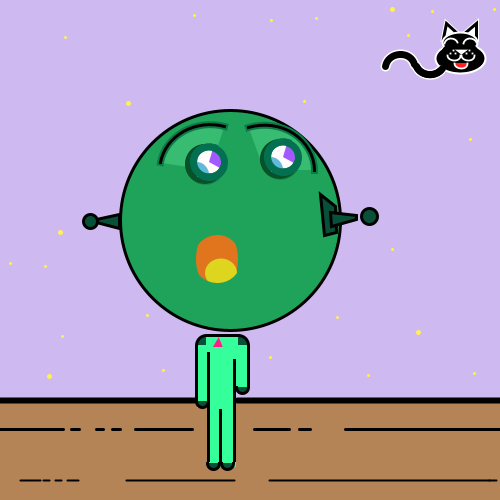
Frame 1 (no input)
Frame 60 (the mouse pressed at the canvas centre just before this capture): identical to frame 1, image omitted
Frame 120 (the mouse held since frame 60 and released just before this capture): identical to frame 1, image omitted

The Processing sketch that drew this single still picture (run headless with seeded random() and noise(); from frame 60 on, the mouse is pressed at the canvas centre):

// Processing sketch: processing_116689
// ── processing_116689.pde

void setup(){
  size(500,500);
  background(256,256,256);
  smooth();
  
}

void draw(){
  
  //PUNTERO
  
println(" X " + mouseX +" Y " + mouseY);

  //FONDO
  //SUELO
  noStroke();
  fill(#B48356);
  rect(0,400,500,500);
  //cielo
  noStroke();
  fill(#CEBAF0);
  rect(0,0,500,400);
  noFill();
  //estrellas
  stroke(#FFF150);
  strokeWeight(3);
  point(62,336);
  point(147,315);
  point(45,266);
  point(65,37);
  point(271,20);
  point(304,101);
  point(316,18);
  point(194,15);
  point(408,35);
  point(494,9);
  point(432,11);
  point(470,139);
  point(337,317);
  point(270,357);
  point(368,375);
  point(474,373);
  point(392,249);  
  point(163,370);
  point(10,263);
  //estrellas grandes
  strokeWeight(5);
  point(128,103);
  point(60,232);
  point(49,376);
  point(392,9);
  point(418,332);
  
  //suelo
  strokeWeight(8);
  stroke(0);
  strokeWeight(6);
  
  line(0,400,194,400);
  line(237,400,500,400);
  strokeWeight(3);
  line(0,429,63,429);
  line(135,429,192,429);
  line(71,429,79,429);
  line(96,429,103,429);
  line(112,429,120,429);
  line(254,429,289,429);
  line(299,429,310,429);
  line(345,429,500,429);
  strokeWeight(2);
  line(20,480,40,480);
  line(43,480,49,480);
  line(55,480,61,480);
  line(67,480,78,480);
  line(126,480,234,480);
  line(269,480,489,480);
  line(489,480,496,480);
  strokeCap(PROJECT);
  
  //CABEZA
  strokeWeight(3);
  fill(#1FA259);
  ellipseMode(CENTER);
  ellipse(230,220,220,220);
  strokeWeight(3);
  
  //COLOR CUERPO
  noStroke();
  fill(#34FF9B);
  rect(207,336,29,131);
  rect(202,336,42,10);
  rect(197,338,10,70);
  rect(235,338,13,50);
  stroke(0);
  strokeWeight(3);
  line(209,335,238,335);
 //BRAZO DERECHO
  fill(#085038);
  arc(206,345,20,20,PI,3*PI/2.0);
  line(196,347,196,399);
  arc(202,401,12,12,0,PI);
  line(208,353,208,399);
  
  //CUERPO-PIERNA_DERECHA
  line(208,353,208,460);
  arc(213,463,12,12,0,PI);
  
  //CUERPO-PIERNA_IZQUIERDA
  line(220,410,220,460);
  arc(227,463,12,12,0,PI);
  
  //BRAZO IZQUIERDO
  line(234,360,234,460);
  arc(238,345,20,20,PI*1.5,2.0*PI);
  line(248,347,248,384);
  arc(242,387,12,12,0,PI);
  
  //COLLAR-ESPACIAL
  stroke(#FF1F88);
  triangle(215,345,220,345,218,340);
  stroke(0);
  //OIDO-SUPERSONICO_IZQUIERDO
  quad(320,194,335,206,336,232,324,235); 
  quad(330,212,356,215,356,219,331,226);
  ellipse(369,216,16,16);
  
  //OIDO-SUPERSONICO_IZQUIERDO
  quad(119,214,96,219,96,222,119,228);
  ellipse(90,221,14,14);
  
  //CEJAS
    //sombras
    stroke(#0C7C47);
    strokeWeight(7);
    fill(#37BC72);
  arc(264,170,100,90,1.4*PI,2.0*PI);
  arc(210,170,100,90,3.3,5);
  strokeWeight(3);
  stroke(0);
  //derecha
  noFill();
  arc(264,170,100,90,1.4*PI,2.0*PI);
  //izquierda
  arc(210,170,100,90,3.3,5);

  
 // OJOS
 //sombra
 fill(#085229);
 strokeWeight(0);
 ellipse(280,159,40,40);
 ellipse(205,164,40,40);
 //pupilas
  fill(#A15AFF);
 strokeWeight(0);
 ellipse(280,159,25,25);
 ellipse(205,164,25,25);
 
 //iris
 stroke(#037151);
 strokeWeight(7);
 ellipse(209,162,30,30);
 ellipse(283,157,30,30);
 noStroke();
 
 //color fondo
 stroke(#037151);
 fill(#FFFCFC);
 arc(209,162,30,30,0.5,5);
 arc(283,157,30,30,0.5,5);
 
 //reflejo
 noStroke();
 fill(#62BAD8);
 arc(197,177,25,30,4.7,6);
 arc(271,172,25,30,4.7,6);
 noFill();
 stroke(#037151);
 arc(209,162,30,30,0.5,5);
 arc(283,157,30,30,0.5,5);
 noStroke();

//boca_marciano
 fill(#E0751D);
 ellipse(217,259,42,63);
 noStroke();
 fill(#DED51F);
 ellipse(221,273,32,29);
 
 noFill();
 stroke(#1FA259);
 strokeWeight(15);
 ellipse(217,259,63,63);

 //GATO
 //burellas 
 stroke(#FFFFFF);
 strokeWeight(5);
 triangle(443,38,458,34,446,23);
 triangle(476,38,463,34,476,23);
 strokeWeight(3);
 fill(#FFFFFF);
 stroke(0);
 triangle(443,38,458,34,446,23);
 triangle(476,38,463,34,476,23);
 noFill();
 //cara
 strokeWeight(2);
 stroke(#FFFFFF);
 fill(0);
 ellipse(460,58,50,30);
 ellipse(460,42,35,20);
 stroke(0);
 ellipse(460,52,35,20);
 //boca gato
 stroke(#FFFFFF);
 strokeWeight(1.8);
 arc(454,55,13,11,0,PI);
 arc(468,55,13,11,0,PI);
 fill(#FF2121);
 arc(461,63,13,11,0,PI);
 //nariz
 fill(#FFFFFF);
 triangle(457,50,465,50,461,53);
 noFill();
 //bigotes
 point(455,53);
 point(450,53);
 point(466,53);
 point(472,53);
 point(453,50);
 point(469,50);
 //ojos gato
 noFill();
 arc(451,44,13,11,3.3,6);
 arc(470,44,13,11,3.3,6);

 //cola
  //perfilado
 strokeCap(ROUND);
 stroke(#FFFFFF);
 strokeWeight(10);
 arc(430,60,30,30,0.8,2.7);
 arc(400,69,30,30,3.3,6);
 //negro
 strokeCap(ROUND);
 stroke(0);
 strokeWeight(7);
 arc(430,60,30,30,0.8,2.7);
 arc(430,60,30,30,0.6,2.7);
 arc(400,69,30,30,3.3,6);

 }
